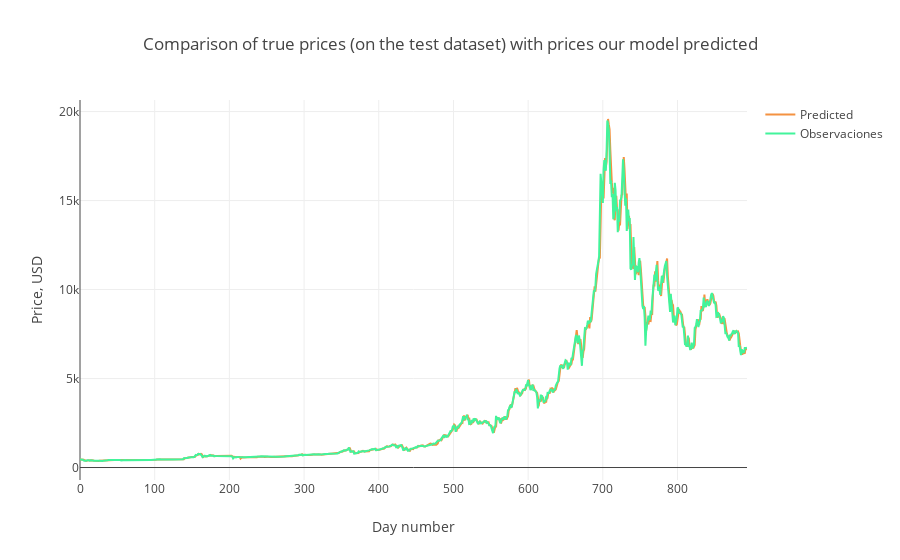

The notebook cell this image was saved under:
### Code cell
# Visualización de 
trace1 = go.Scatter(
    x = np.arange(0, len(predicted), 1),
    y = predicted,
    mode = 'lines',
    name = 'Predicted',
    line = dict(color=('rgb(244, 146, 65)'), width=2)
)
trace2 = go.Scatter(
    x = np.arange(0, len(predicted), 1),
    y = observated,
    mode = 'lines',
    name = 'Observaciones',
    line = dict(color=('rgb(66, 244, 155)'), width=2)
)

data = [trace1, trace2]
layout = dict(title = 'Comparison of true prices (on the test dataset) with prices our model predicted',
             xaxis = dict(title = 'Day number'), yaxis = dict(title = 'Price, USD'))
fig = dict(data=data, layout=layout)
py.iplot(fig, filename='results_demonstrating0')

### Figure 1 — Plotly figure (JSON) as saved in the notebook; plotly's stock layout.template omitted (floating-point values rounded to 4 significant figures; data arrays with more than 128 entries replaced by an {"elided": "..."} marker saying what was removed)
{"data": [{"line": {"color": "rgb(244, 146, 65)", "width": 2}, "mode": "lines", "name": "Predicted", "type": "scatter", "x": {"elided": "894 int values"}, "y": {"elided": "894 float values"}}, {"line": {"color": "rgb(66, 244, 155)", "width": 2}, "mode": "lines", "name": "Observaciones", "type": "scatter", "x": {"elided": "894 int values"}, "y": {"elided": "894 float values"}}], "layout": {"title": "Comparison of true prices (on the test dataset) with prices our model predicted", "xaxis": {"title": "Day number"}, "yaxis": {"title": "Price, USD"}}}
